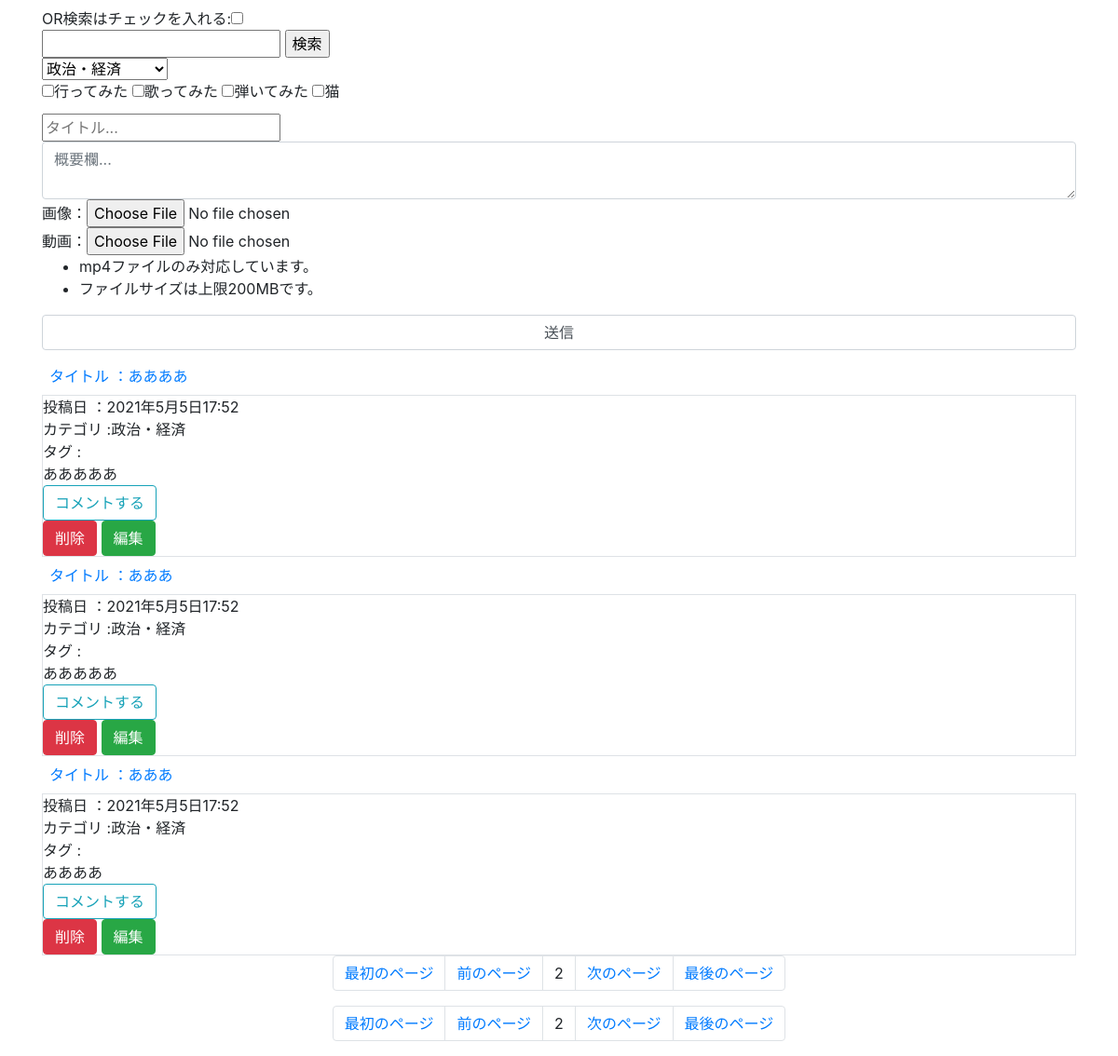
Screenshot of /?page=2 with the database file from the repository.
### tube/models.py (models this page shows, shortened)
class Tag(models.Model):
    class Meta:
        db_table = "tag"
    id     = models.UUIDField(default=uuid.uuid4, primary_key=True, editable=False )
    name   = models.CharField(verbose_name="タグ名", max_length=20)

class Video(models.Model):
    class Meta:
        db_table = "video"
    id       = models.UUIDField(default=uuid.uuid4, primary_key=True, editable=False )
    title    = models.CharField(verbose_name="タイトル", max_length=50)
    category = models.ForeignKey(Category, verbose_name="カテゴリ", on_delete=models.PROTECT)
    tag      = models.ManyToManyField(Tag, verbose_name="タグ", blank=True)
    description  = models.CharField(verbose_name="動画説明文", max_length=300)
    dt           = models.DateTimeField(verbose_name="投稿日", default=timezone.now)
    edited       = models.BooleanField(default=False)
    image        = models.ImageField(verbose_name="画像",upload_to="tube/image",blank=True)
    movie        = models.FileField(verbose_name="動画",upload_to="tube/movie",blank=True)

class Category(models.Model):
    class Meta:
        db_table = "category"
    id     = models.UUIDField(default=uuid.uuid4, primary_key=True, editable=False )
    name   = models.CharField(verbose_name="カテゴリ名", max_length=20)

### tube/views.py (the view, shortened to what this page needs)
class IndexView(View):
    def get(self, request, *args, **kwargs):
        categories = Category.objects.all()
        tags       = Tag.objects.all()
        if "search" in request.GET:
            if request.GET["search"] == "" or request.GET["search"].isspace():
                return redirect("tube:index")
            search = request.GET["search"].replace("　", " ")
            search_list = search.split(" ")
            query = Q()
            for word in search_list:
                if "option" in request.GET:
                    query |= Q(description__contains=word)
                else:
                    query &= Q(description__contains=word)
            videos = Video.objects.filter(query).order_by("-dt")
        else:
            videos = Video.objects.all().order_by("-dt")
        paginator   = Paginator(videos,3) #←(ページネーション化させたいデータ、ページ数)
        if "page" in request.GET:
            videos    = paginator.get_page(request.GET["page"])
        else:
            videos    = paginator.get_page(1)
        context = {"videos": videos,
                   "categories":categories,
                   "tags":tags,
                   }
        return render(request, "tube/index.html", context)

### tube/templatetags/param_change.py (called while the page is built)
@register.simple_tag()
def url_replace(request, field, value):
    dict_           = request.GET.copy()
    dict_[field]    = value
    return dict_.urlencode()

### templates/tube/index.html (shortened to what this page needs)
{% extends "common/sidebar.html" %}
{% load static %}
{% load param_change %}
{% block main %}
<main class="container">
        <form method="GET">
            <div>OR検索はチェックを入れる:<input type="checkbox" name="option" {% if request.GET.option %}checked{% endif %}></div>
            <input type="text" name="search" value="{{ request.GET.search }}">
            <input type="submit" value="検索">
        </form>
        <form method="POST" enctype="multipart/form-data">
            <div>
                <select name="category">
                    {% for category in categories %}
                    <option value="{{ category.id }}">{{ category.name }}</option>
                    {% endfor %}
                </select>
            </div>
            <div>
                {% for tag in tags %}
                <input id ="{{ tag.id }}" type="checkbox" name="tag" value="{{ tag.id }}"><label for="{{ tag.id }}">{{ tag.name }}</label>
                {% endfor %}
            </div>
            <div><input class = "form-text" placeholder="タイトル..." name="title" value="{{ request.POST.title }}"></div>
            <div><textarea class="form-control" name="description" placeholder="概要欄...">{{ video.description }}</textarea></div>
            <div>画像：<input type="file" accept=".jpg,.png" name="image"></div>
            <div>動画：<input type="file" accept="video/mp4" name="movie"></div>
            <div>
                <ul>
                    <li>mp4ファイルのみ対応しています。</li>
                    <li>ファイルサイズは上限200MBです。</li>
                 </ul>
            </div>
            <input class="form-control my-2" type="submit" value="送信">
        </form>
        {% for video in videos %}
           <div class="video_content_list">
               <div class="video_content">
                    <a class="video_content_link" href="{% url 'tube:single' video.id %}">
                        <div>タイトル ：{{ video.title }}</div>
                    </a>
               </div>
           </div>
           <div class="border">
             <div>
                 {% if video.edited %}更新日 ：{{ video.dt }}
                 {% else %}投稿日 ：{{ video.dt }}
                 {% endif %}
             </div>
             <div>カテゴリ :{{ video.category.name }}</div>
             <div>タグ :{% for tag in video.tag.all %}{{ tag }} {% endfor %}</div>
             <div>{{ video.description }}</div>
             <div>
                 <a class="btn btn-outline-info" href="{% url 'tube:single' video.id %}">コメントする</a>
             </div>
             <a class="btn btn-danger" href="{% url 'tube:delete' video.id %}">削除</a>
             <a class="btn btn-success" href="{% url 'tube:update' video.id %}">編集</a>
           </div>
       {% endfor %}
        <ul class="pagination justify-content-center">
            {% if videos.has_previous %}
            <li class="page-item"><a class="page-link" href="?page={{ videos.start_index }}">最初のページ</a></li>
            <li class="page-item"><a class="page-link" href="?page={{ videos.previous_page_number }}">前のページ</a></li>
            {% else %}
            <li class="page-item"><a class="page-link">最初のページ</a></li>
            <li class="page-item"><a class="page-link">前のページ</a></li>
            {% endif %}
            <li class="page-item"><a class="page-link">{{ videos.number }}</a></li>
            {% if videos.has_next %}
            <li class="page-item"><a class="page-link" href="?page={{ videos.next_page_number }}">次のページ</a></li>
            <li class="page-item"><a class="page-link" href="?page={{ videos.end_index }}">最後のページ</a></li>
            {% else %}
            <li class="page-item"><a class="page-link">次のページ</a></li>
            <li class="page-item"><a class="page-link">最後のページ</a></li>
            {% endif %}
        </ul>
        <ul class="pagination justify-content-center">
            {% if videos.has_previous %}
            <li class="page-item"><a class="page-link" href="?{% url_replace request 'page' '1' %}">最初のページ</a></li>
            <li class="page-item"><a class="page-link" href="?{% url_replace request 'page' videos.previous_page_number %}">前のページ</a></li>
            {% else %}
            <li class="page-item"><a class="page-link">最初のページ</a></li>
            <li class="page-item"><a class="page-link">前のページ</a></li>
            {% endif %}
            <li class="page-item"><a class="page-link">{{ videos.number }}</a></li>
            {% if videos.has_next %}
            <li class="page-item"><a class="page-link" href="?{% url_replace request 'page' videos.next_page_number %}">次のページ</a></li>
            <li class="page-item"><a class="page-link" href="?{% url_replace request 'page' videos.paginator.num_pages %}">最後のページ</a></li>
            {% else %}
            <li class="page-item"><a class="page-link">次のページ</a></li>
            <li class="page-item"><a class="page-link">最後のページ</a></li>
            {% endif %}
        </ul>
</main>
{% endblock %}

### static/common/css/style.css (style rules this page uses)
.video_content_list { display:flex; flex-wrap:wrap; }
.video_content { width:calc(100% / 2); }
.video_content_link { display:block; margin:0.5rem; }

### rows the page displays
Tag: name "行ってみた"
Tag: name "歌ってみた"
Tag: name "弾いてみた"
Tag: name "猫"
Video: title "ああああ", dt "2021年5月5日17:52", category.name "政治・経済", description "あああああ"
Video: title "あああ", dt "2021年5月5日17:52", category.name "政治・経済", description "あああああ"
Video: title "あああ", dt "2021年5月5日17:52", category.name "政治・経済", description "ああああ"

### other values shown
{{ videos.number }} "2"
form field category "政治・経済"
